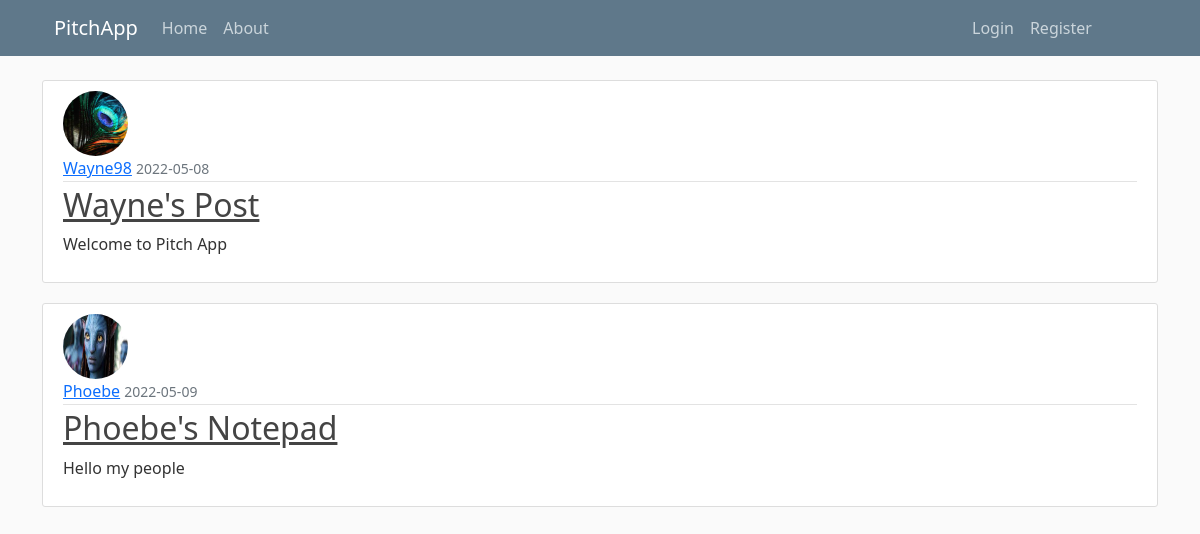
The page /home on the database its author committed.
### pitchapp/models.py (models this page shows, shortened)
class Post(db.Model):
    id = db.Column(db.Integer, primary_key=True)
    title = db.Column(db.String(120), nullable=False)
    date_posted = db.Column(db.DateTime, nullable=False, default=datetime.utcnow)
    content = db.Column(db.Text, nullable=False)
    user_id = db.Column(db.Integer, db.ForeignKey('user.id'), nullable=False)

class User(db.Model, UserMixin):
    id = db.Column(db.Integer, primary_key=True)
    username = db.Column(db.String(20), unique=True, nullable=False)
    email = db.Column(db.String(150), unique=True, nullable=False)
    image_file = db.Column(db.String(20), nullable=False, default='default.jpg')
    password = db.Column(db.String(70), nullable=False)
    posts = db.relationship('Post', backref='author', lazy=True)

### pitchapp/main/routes.py (the view)
@main.route("/")
@main.route("/home")
def home():
    posts = Post.query.all()
    return render_template('home.html', posts=posts)

### pitchapp/templates/home.html
{% extends "base.html" %}
{% block content %}
    {% for post in posts %}
    <article class="media content-section">
      <img class="rounded-circle article-img" src="{{ url_for('static', filename='profile_picture/' + post.author.image_file) }}" alt="">
        <div class="media-body">
          <div class="article-metadata">
            <a class="mr-2" href="#">{{ post.author.username }}</a>
            <small class="text-muted">{{ post.date_posted.strftime('%Y-%m-%d') }}</small>
          </div>
          <h2><a class="article-title" href="{{ url_for('posts.post', post_id=post.id) }}">{{ post.title }}</a></h2>
          <p class="article-content">{{ post.content }}</p>
        </div>
      </article>
    {% endfor%}
{% endblock content %}

### pitchapp/templates/base.html (shortened to what this page needs)
<!DOCTYPE html>
<html lang="en">
<head>
    <link href="https://cdn.jsdelivr.net/npm/bootstrap@5.1.3/dist/css/bootstrap.min.css" rel="stylesheet"
>
    <link rel="stylesheet" href="{{ url_for('static', filename='main.css')}}">
</head>
<body>
    <header class="site-header">
        <div class="row">
            <div class="col-md-8">
                <nav class="navbar navbar-expand-md navbar-dark bg-steel fixed-top">
                    <div class="container">
                        <a class="navbar-brand mr-4" href="/">PitchApp</a>
                        <div class="collapse navbar-collapse" id="navbarToggle">
                            <div class="navbar-nav mr-auto">
                                <a class="nav-item nav-link" href="{{url_for('main.home')}}">Home</a>
                                <a class="nav-item nav-link" href="{{url_for('main.about')}}">About</a>
                            </div>
                        </div>
                        <div class="col-md-2">
                            <div class="navbar-nav">
                                {% if current_user.is_authenticated %}
                                    <a class="nav-item nav-link" href="{{url_for('posts.new_post')}}">New Post</a>
                                    <a class="nav-item nav-link" href="{{url_for('users.account')}}">Account</a>
                                    <a class="nav-item nav-link" href="{{url_for('users.logout')}}">Logout</a>
                                {% else %}
                                    <a class="nav-item nav-link" href="{{url_for('users.login')}}">Login</a>
                                    <a class="nav-item nav-link" href="{{url_for('users.register')}}">Register</a>
                                {% endif %}
                            </div>
                        </div>
                    </div>
            </div>
        </div>
    </header>
    <div class="container">
        {% block content %}{% endblock %}
    </div>
</body>
</html>

### pitchapp/static/main.css (style rules this page uses)
body { background: #fafafa; color: #333333; margin-top: 5rem; }
h1, h2, h3, h4, h5, h6 { color: #444444; }
.bg-steel { background-color: #5f788a; }
.site-header .navbar-nav .nav-link { color: #cbd5db; }
.content-section { background: #ffffff; padding: 10px 20px; border: 1px solid #dddddd; border-radius: 3px; margin-bottom: 20px; }
.article-title { color: #444444; }
.article-content { white-space: pre-line; }
.article-img { height: 65px; width: 65px; margin-right: 16px; }
.article-metadata { padding-bottom: 1px; margin-bottom: 4px; border-bottom: 1px solid #e3e3e3 }

### rows shown on the page
Post: image_file (picture), author.username "Wayne98", date_posted "2022-05-08", title "Wayne's Post", content "Welcome to Pitch App"
Post: image_file (placeholder picture), author.username "Phoebe", date_posted "2022-05-09", title "Phoebe's Notepad", content "Hello my people"
